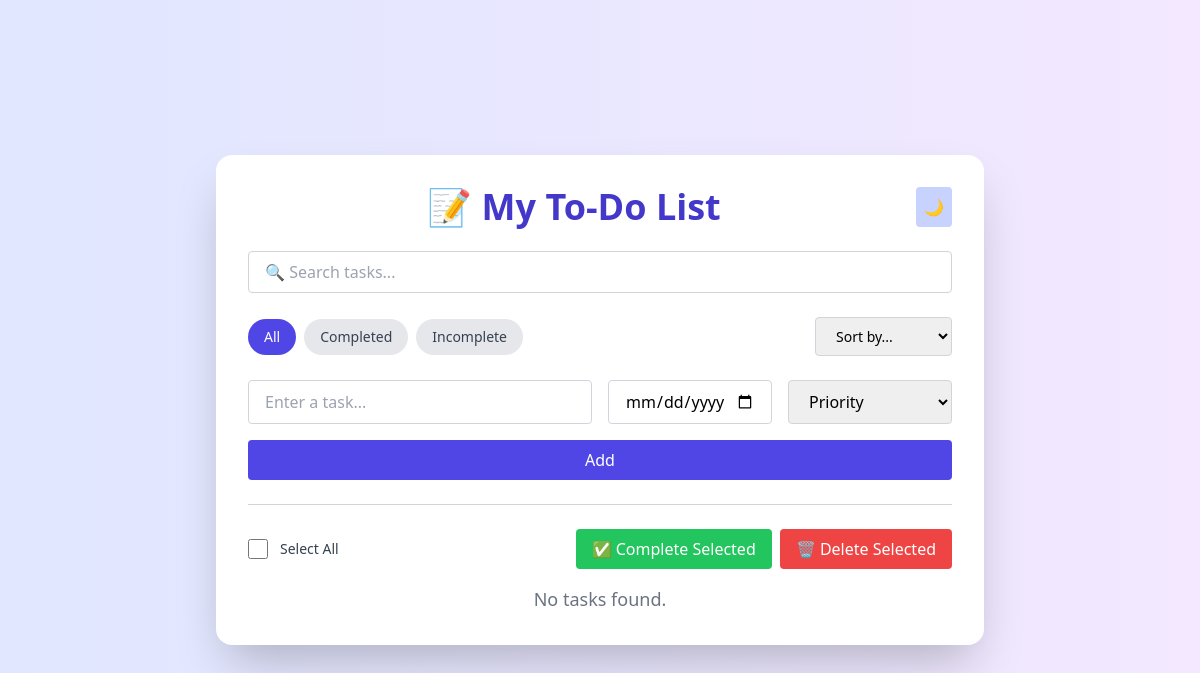
Before: / with the older database file.
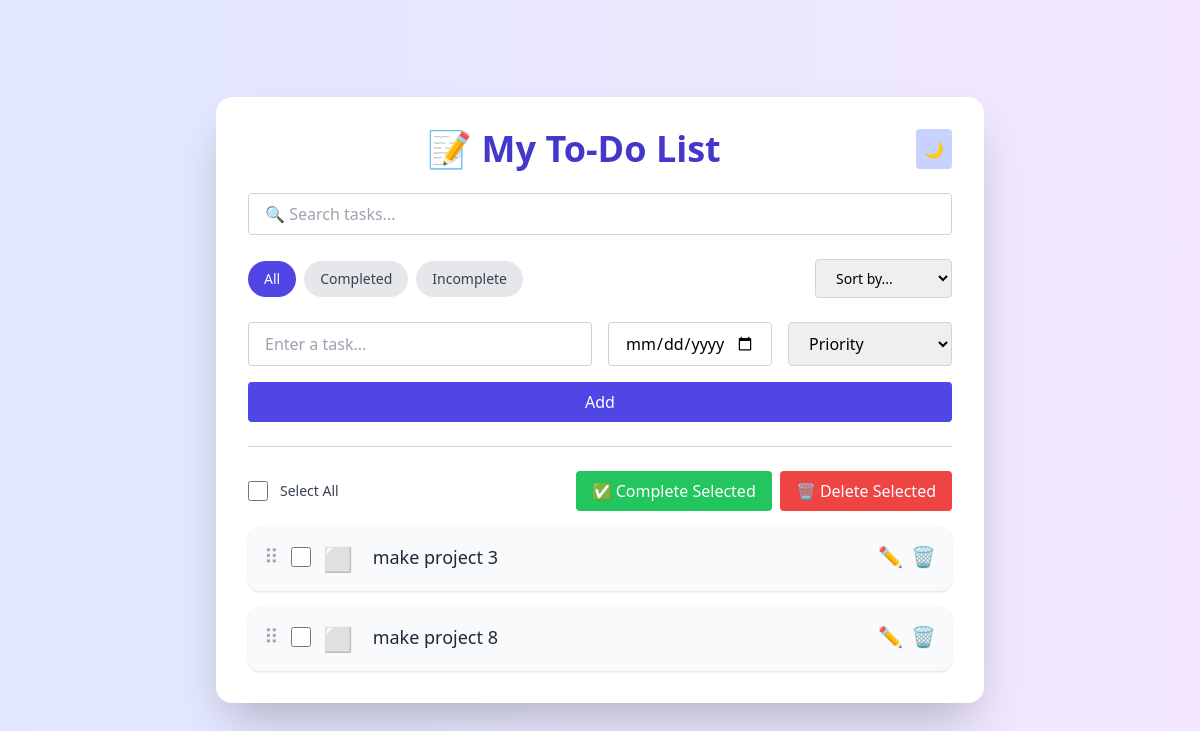
After: the same page with the newer database file.
### todo/models.py (models this page shows)
class Task(models.Model):
    title = models.CharField(max_length=200)
    completed = models.BooleanField(default=False)
    due_date = models.DateField(null=True, blank=True)
    priority = models.CharField(max_length=10, choices=[
        ('High', 'High'),
        ('Medium', 'Medium'),
        ('Low', 'Low')
    ], blank=True)
    position = models.PositiveIntegerField(default=0)  # New field
    class Meta:
        ordering = ['position']  # Default sort

### todo/views.py (the view, shortened to what this page needs)
# urls.py: path('', views.index, name='index'),
def index(request):
    filter_option = request.GET.get('filter', 'all')
    sort_option = request.GET.get('sort', 'default')
    tasks = Task.objects.all().order_by('position')
    if filter_option == 'completed':
        tasks = tasks.filter(completed=True)
    elif filter_option == 'incomplete':
        tasks = tasks.filter(completed=False)
    elif filter_option in ['high', 'medium', 'low']:
        tasks = tasks.filter(priority=filter_option)
    if sort_option == 'due':
        tasks = tasks.order_by('due_date')
    else:
        tasks = tasks.order_by('id')
    tasks = annotate_overdue(tasks)
    if request.method == 'POST':
        form = TaskForm(request.POST)
        if form.is_valid():
            form.save()
            return redirect('index')
    else:
        form = TaskForm()
    return render(request, 'todo/index.html', {
        'tasks': tasks,
        'form': form,
        'filter_option': filter_option,
        'sort_option': sort_option,
    })

### todo/forms.py
class TaskForm(forms.ModelForm):
    class Meta:
        model = Task
        fields = ['title', 'due_date', 'priority']
        widgets = {
            'title': forms.TextInput(attrs={
                'placeholder': 'Enter a task...',
                'class': 'flex-1 px-4 py-2 rounded border border-gray-300 focus:ring-2 focus:ring-indigo-400 focus:outline-none'
            }),
            'due_date': forms.DateInput(attrs={
                'type': 'date',
                'class': 'px-4 py-2 rounded border border-gray-300 focus:ring-2 focus:ring-indigo-400 focus:outline-none'
            })
        }

### todo/views.py (called while the page is built)
def annotate_overdue(tasks):
    today = timezone.now().date()
    for task in tasks:
        task.overdue = not task.completed and task.due_date and task.due_date < today
    return tasks

### todo/templates/todo/index.html (shortened to what this page needs)
<!DOCTYPE html>
<html lang="en" class="">
<head>
  <script src="https://cdn.tailwindcss.com"></script>
</head>
<body
  x-data="{ darkMode: localStorage.theme === 'dark', selectAll: false }"
  x-init="
    $watch('darkMode', value => {
      localStorage.theme = value ? 'dark' : 'light';
      document.documentElement.classList.toggle('dark', value);
    });
    document.documentElement.classList.toggle('dark', darkMode);
    // Initialize Sortable
    Sortable.create(document.getElementById('task-list'), {
      handle: '.drag-handle',
      animation: 150,
      onEnd: function () {
        const order = [...document.getElementById('task-list').children].map(li => li.dataset.id);
        fetch('{% url 'reorder_tasks' %}', {
          method: 'POST',
          headers: {
            'Content-Type': 'application/json',
            'X-CSRFToken': '{{ csrf_token }}',
          },
          body: JSON.stringify({ order }),
        });
      }
    });
  "
  class="bg-gradient-to-r from-indigo-100 to-purple-100 dark:from-gray-900 dark:to-gray-800 min-h-screen flex items-center justify-center px-4 py-12 transition-colors duration-300"
>
  <div class="bg-white dark:bg-gray-800 shadow-2xl rounded-2xl p-8 w-full max-w-3xl">
    <div class="flex justify-between items-center mb-6">
      <h1 class="text-4xl font-bold text-indigo-700 dark:text-white text-center flex-1">📝 My To-Do List</h1>
      <button @click="darkMode = !darkMode" class="ml-4 p-2 rounded bg-indigo-200 hover:bg-indigo-300 dark:bg-gray-700 dark:hover:bg-gray-600">
        <span x-text="darkMode ? '☀️' : '🌙'"></span>
      </button>
    </div>
    <form method="get" class="mb-4">
      <input type="text" name="search" value="{{ request.GET.search }}" placeholder="🔍 Search tasks..." class="w-full px-4 py-2 mb-2 rounded border border-gray-300 focus:ring-2 focus:ring-indigo-400 focus:outline-none dark:bg-gray-700 dark:border-gray-600 dark:text-white">
    </form>
    <div class="flex flex-col sm:flex-row justify-between items-center gap-4 mb-6 text-sm">
      <div class="flex gap-2">
        <a href="?filter=all{% if sort_option %}&sort={{ sort_option }}{% endif %}" class="px-4 py-2 rounded-full {% if filter_option == 'all' %}bg-indigo-600 text-white{% else %}bg-gray-200 dark:bg-gray-600 text-gray-700 dark:text-gray-200{% endif %} hover:bg-indigo-500 hover:text-white transition">All</a>
        <a href="?filter=completed{% if sort_option %}&sort={{ sort_option }}{% endif %}" class="px-4 py-2 rounded-full {% if filter_option == 'completed' %}bg-green-500 text-white{% else %}bg-gray-200 dark:bg-gray-600 text-gray-700 dark:text-gray-200{% endif %} hover:bg-green-400 hover:text-white transition">Completed</a>
        <a href="?filter=incomplete{% if sort_option %}&sort={{ sort_option }}{% endif %}" class="px-4 py-2 rounded-full {% if filter_option == 'incomplete' %}bg-yellow-500 text-white{% else %}bg-gray-200 dark:bg-gray-600 text-gray-700 dark:text-gray-200{% endif %} hover:bg-yellow-400 hover:text-white transition">Incomplete</a>
      </div>
      <form method="get">
        <select name="sort" onchange="this.form.submit()" class="px-4 py-2 rounded border border-gray-300 focus:ring-2 focus:ring-indigo-400 focus:outline-none dark:bg-gray-700 dark:text-white">
          <option value="">Sort by...</option>
        </select>
      </form>
    </div>
    <form method="POST" class="grid sm:grid-cols-4 gap-4 mb-6">
      <input type="text" name="title" placeholder="Enter a task..." class="sm:col-span-2 px-4 py-2 rounded border border-gray-300 focus:ring-2 focus:ring-indigo-400 focus:outline-none dark:bg-gray-700 dark:text-white" required>
      <input type="date" name="due_date" class="px-4 py-2 rounded border border-gray-300 focus:ring-2 focus:ring-indigo-400 focus:outline-none dark:bg-gray-700 dark:text-white">
      <select name="priority" class="px-4 py-2 rounded border border-gray-300 focus:ring-2 focus:ring-indigo-400 focus:outline-none dark:bg-gray-700 dark:text-white">
        <option value="">Priority</option>
      </select>
      <button type="submit" class="bg-indigo-600 text-white px-6 py-2 rounded hover:bg-indigo-700 transition sm:col-span-4">Add</button>
    </form>
    <hr class="mb-6 border-gray-300 dark:border-gray-600">
    <form id="bulk-form" method="post" action="{% url 'bulk_action' %}">
      <div class="flex justify-between items-center mb-4">
        <div class="flex items-center gap-3">
          <input type="checkbox" x-model="selectAll" @change="
            document.querySelectorAll('input[name=selected_tasks]').forEach(cb => cb.checked = selectAll)
          " class="form-checkbox h-5 w-5 text-indigo-600 dark:text-indigo-400">
          <label class="text-sm text-gray-700 dark:text-gray-300 font-medium">Select All</label>
        </div>
        <div class="flex gap-2">
          <button name="action" value="complete" type="submit" class="bg-green-500 text-white px-4 py-2 rounded hover:bg-green-600">✅ Complete Selected</button>
          <button name="action" value="delete" type="submit" class="bg-red-500 text-white px-4 py-2 rounded hover:bg-red-600">🗑 Delete Selected</button>
        </div>
      </div>
    </form>
    <ul class="space-y-4" x-ref="checkboxes" id="task-list">
      {% for task in tasks %}
      <li class="flex items-start justify-between bg-gray-50 dark:bg-gray-700 p-4 rounded-xl shadow hover:shadow-md transition" data-id="{{ task.id }}">
        <span class="drag-handle cursor-move mr-3 text-xl text-gray-400 dark:text-gray-500" title="Drag to reorder">⠿</span>
        <div class="flex items-start gap-3 flex-1">
          <input type="checkbox" form="bulk-form" name="selected_tasks" value="{{ task.id }}" class="form-checkbox mt-1 h-5 w-5 text-indigo-600 dark:text-indigo-400">
          <form action="{% url 'toggle_task' task.id %}" method="post" style="display:inline;">
            <button type="submit" class="text-2xl mr-2" title="Toggle Complete">
              {% if task.completed %}✅{% else %}⬜{% endif %}
            </button>
          </form>
          <div>
            <span class="text-lg {% if task.completed %}line-through text-gray-400{% elif task.overdue %}text-red-600 font-semibold{% else %}text-gray-800 dark:text-white{% endif %}">
              {{ task.title }}
            </span>
          </div>
        </div>
        <div class="flex items-center gap-2" x-data="{ open: false }">
          <a href="{% url 'edit_task' task.id %}?filter={{ filter_option }}&sort={{ sort_option }}" class="text-yellow-500 hover:text-yellow-700 text-xl transition">✏️</a>
          <button type="button" @click="open = true" class="text-red-500 hover:text-red-700 text-xl transition">🗑</button>
        </div>
      </li>
      {% empty %}
        <li class="text-center text-gray-500 dark:text-gray-400 text-lg">No tasks found.</li>
      {% endfor %}
    </ul>
  </div>
</body>
</html>

Changed rows visible on the page:
added Task: title "make project 3"
added Task: title "make project 8"
Other visible differences:
text no longer shown: "No tasks found."
